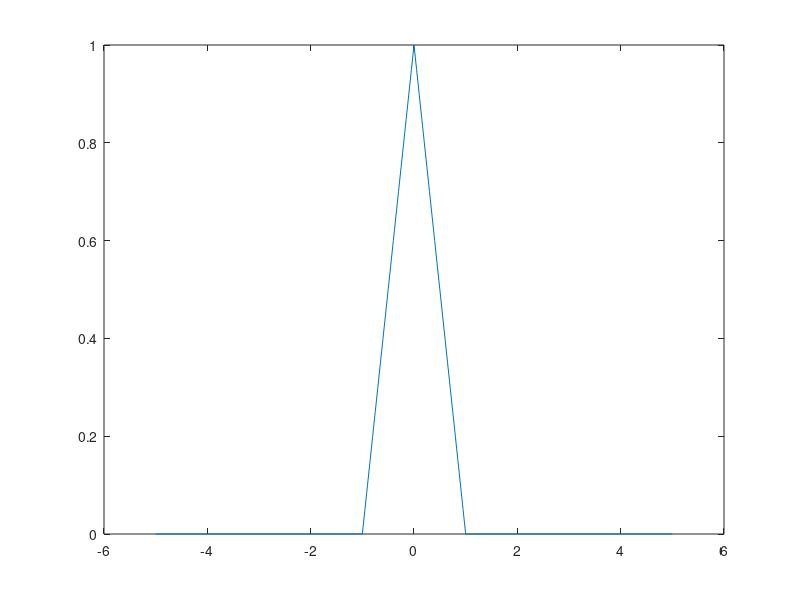

This chart was generated by the following MATLAB code: (Note: this script raises an error after producing the figure.)
% Initializing variables and parameters
dx=0.05;
% dx=2^-9;
x=-5:dx:5; 
c=1;
dt=dx/c; t= 0:dt:20;
u=zeros(length(t),length(x)+1);
% Setting boundary conditions and initial conditions
% Dirichlet BCs sets first and last row of U to zero
% I.C f(x) = 1-|x| for |x| <=1
u(:,1)=0;

lx=length(x);

for i=1:lx
    if abs(x(i))<=1
        u(1,i)=1-abs(x(i));
    end
end
u(1,end)=u(1,end-2);

% figure; plot(x,u(2,1:end-1))
s=c*dt/dx;
u(2,2:lx)=s^2/2*u(1,3:lx+1)+u(1,2:lx)*(1-s^2)+s^2/2*u(1,1:lx-1);  
% u(1,:)=u(3,:);
% Solving for solution at other times
for i=3:length(t)
 
    u(i,2:lx-1)=s^2*u(i-1,3:lx)+u((i-1),(2:lx-1))*(2-2*s^2)+s^2*u((i-1),(1:lx-2))-u((i-2),(2:lx-1));
    u(i-1,end)=-dx/dt*(u(i,end-2)-u(i-2,end-2))+u(i-1,end-2); 
    u(i,end-1)=s^2*u(i-1,end)+u(i-1,end-1)*(2-2*s^2)+s^2*u(i-1,end-2)-u(i-2,end-1);
    
%     u(i,2:lx)=s^2*u(i-1,3:lx+1)+u((i-1),(2:lx))*(2-2*s^2)+s^2*u((i-1),(1:lx-1))-u((i-2),(2:lx));
%     u(i,end)=u(i,end-2);
end
U=u(:,1:end-1);
%%% plotting solution at different times
figure;plot(x,U(1,:))
t1=round(t,3);
% hold on
% plot(x,U(find(t1==3),:))
% plot(x,U(find(t1==20),:)); 
% hold off;
% figure; plot(t,U(2:end,find(x==5)))
figure;surf(x,t,U(1:end,:));colormap jet;shading interp